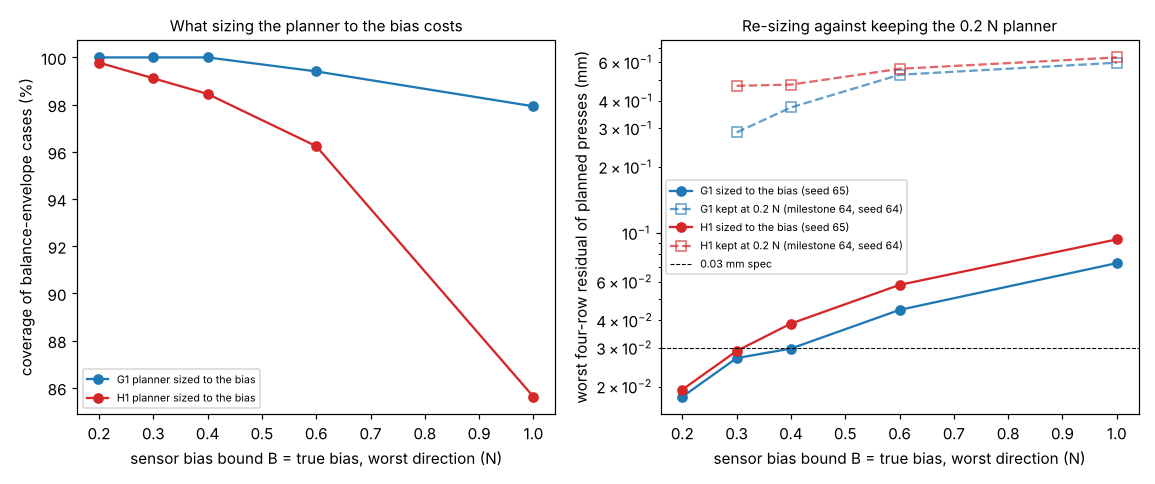

This figure's Python source:
"""Figure for milestone 65: python experiments/m65_resized/figure.py (reads results.json and m64's).

Left: coverage of balance-envelope cases against the bound the planner is sized to (true bias = that bound, worst
direction). Right: worst four-row residual of planned presses, re-sized (this milestone) against milestone 64's
planner kept at 0.2 N under the same true bias (seed 64, a different held-out set)."""
import json
import os

import matplotlib
matplotlib.use("Agg")
import matplotlib.pyplot as plt  # noqa: E402

HERE = os.path.dirname(os.path.abspath(__file__))
D = json.load(open(os.path.join(HERE, "results.json")))
D64 = json.load(open(os.path.join(HERE, "..", "m64_overbias", "results.json")))
SPEC, BP = D["spec_mm"], D["bplans"]

fig, (a1, a2) = plt.subplots(1, 2, figsize=(10.5, 4.4))
for n, col in (("g1", "C0"), ("h1", "C3")):
    S = [D["S"][f"{n} {b:g}"] for b in BP]
    a1.plot(BP, [s["cov"] for s in S], "o-", color=col, label=f"{n.upper()} planner sized to the bias")
    a2.plot(BP, [s["wmax"] for s in S], "o-", color=col, label=f"{n.upper()} sized to the bias (seed 65)")
    xb = [b * D64["B"] for b in D64["betas"]]
    a2.plot(xb, [D64["S"][f"{n} {b:g}"]["wmax"] for b in D64["betas"]], "s--", mfc="none", color=col,
            alpha=0.7, label=f"{n.upper()} kept at 0.2 N (milestone 64, seed 64)")
a2.axhline(SPEC, color="k", lw=0.7, ls="--", label=f"{SPEC:g} mm spec")
a2.set_yscale("log")
for a in (a1, a2):
    a.set_xlabel("sensor bias bound B = true bias, worst direction (N)")
a1.set_ylabel("coverage of balance-envelope cases (%)")
a2.set_ylabel("worst four-row residual of planned presses (mm)")
a1.set_title("What sizing the planner to the bias costs", fontsize=10)
a2.set_title("Re-sizing against keeping the 0.2 N planner", fontsize=10)
a1.legend(fontsize=7)
a2.legend(fontsize=7)
fig.tight_layout()
fig.savefig(os.path.join(HERE, "figure.png"), dpi=110)
print("wrote figure.png")
